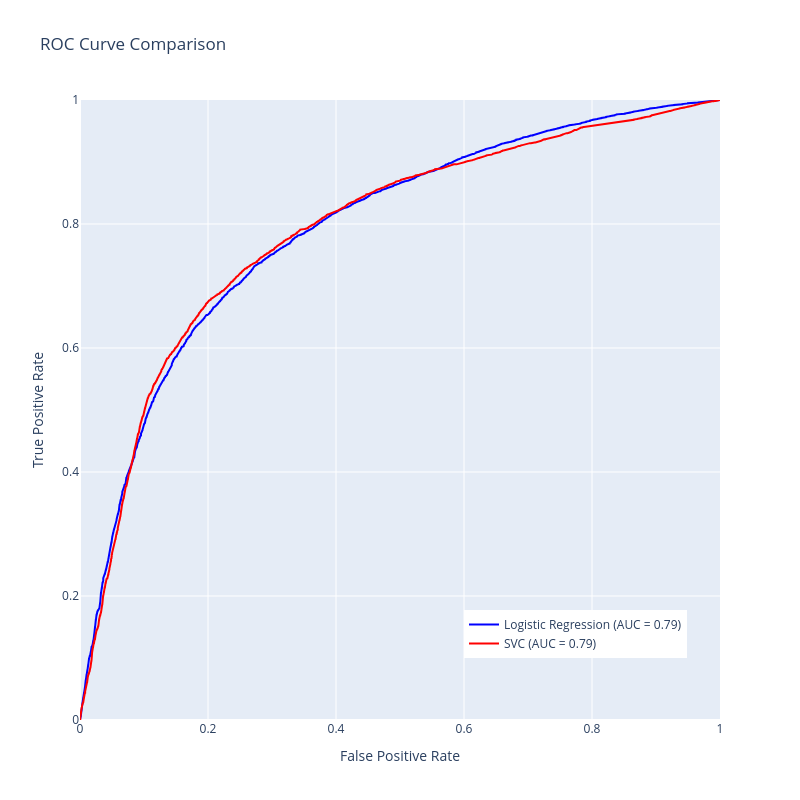

This figure's notebook cell:
### Code cell
compare_fig = go.Figure()

compare_fig.add_trace(
    go.Scatter(
        x=rocs_lr[0],
        y=rocs_lr[1],
        mode='lines',
        name='Logistic Regression (AUC = {:.2f})'.format(auc_lr),
        hovertemplate='FPR: %{x:.2f}<br>TPR: %{y:.2f}<br>Threshold: %{text:.2f}',
        text=rocs_lr[2],
        line=dict(color='blue')
    )
)

compare_fig.add_trace(
    go.Scatter(
        x=rocs_svc[0],
        y=rocs_svc[1],
        mode='lines',
        name='SVC (AUC = {:.2f})'.format(auc_svc),
        hovertemplate='FPR: %{x:.2f}<br>TPR: %{y:.2f}<br>Threshold: %{text:.2f}',
        text=rocs_svc[2],
        line=dict(color='red')
    )
)
compare_fig.update_layout(
    title='ROC Curve Comparison',
    xaxis_title='False Positive Rate',
    yaxis_title='True Positive Rate',
    width=800,
    height=800,
    legend=dict(x=0.6, y=0.1),
    xaxis=dict(range=[0, 1]),
    yaxis=dict(range=[0, 1])
)

compare_fig.show()

### Figure 1 — Plotly figure (JSON) as saved in the notebook; plotly's stock layout.template omitted (floating-point values rounded to 4 significant figures; data arrays with more than 128 entries replaced by an {"elided": "..."} marker saying what was removed)
{"data": [{"hovertemplate": "FPR: %{x:.2f}<br>TPR: %{y:.2f}<br>Threshold: %{text:.2f}", "line": {"color": "blue"}, "mode": "lines", "name": "Logistic Regression (AUC = 0.79)", "text": {"elided": "5116 float values"}, "type": "scatter", "x": {"elided": "5116 float values"}, "y": {"elided": "5116 float values"}}, {"hovertemplate": "FPR: %{x:.2f}<br>TPR: %{y:.2f}<br>Threshold: %{text:.2f}", "line": {"color": "red"}, "mode": "lines", "name": "SVC (AUC = 0.79)", "text": {"elided": "5116 float values"}, "type": "scatter", "x": {"elided": "5116 float values"}, "y": {"elided": "5116 float values"}}], "layout": {"height": 800, "legend": {"x": 0.6, "y": 0.1}, "title": {"text": "ROC Curve Comparison"}, "width": 800, "xaxis": {"range": [0, 1], "title": {"text": "False Positive Rate"}}, "yaxis": {"range": [0, 1], "title": {"text": "True Positive Rate"}}}}
